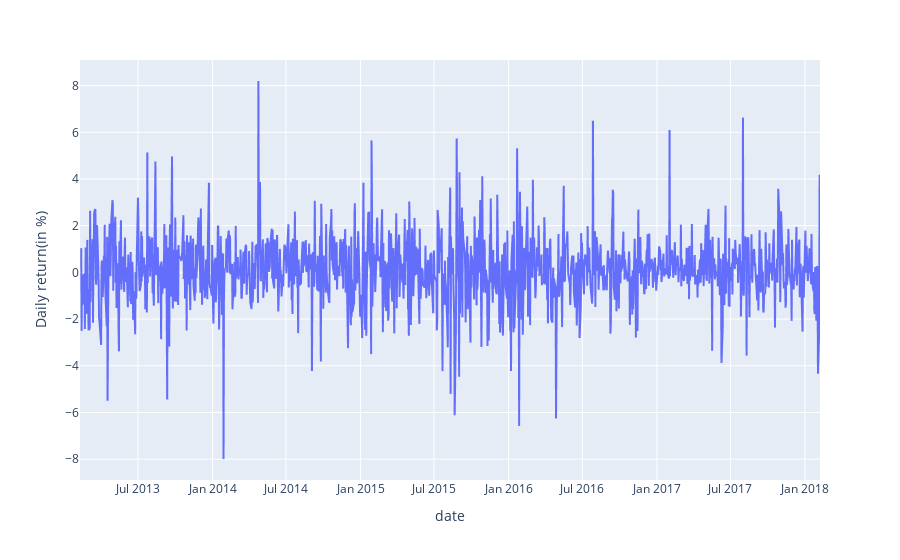

The notebook cell saved with this chart:
### Code cell
px.line(apple ,x='date', y='Daily return(in %)')

### Figure 1 — Plotly figure (JSON) as saved in the notebook; plotly's stock layout.template omitted (floating-point values rounded to 4 significant figures; data arrays with more than 128 entries replaced by an {"elided": "..."} marker saying what was removed)
{"data": [{"hovertemplate": "date=%{x}<br>Daily return(in %)=%{y}<extra></extra>", "legendgroup": "", "line": {"color": "#636efa", "dash": "solid"}, "marker": {"symbol": "circle"}, "mode": "lines", "name": "", "showlegend": false, "type": "scattergl", "x": {"elided": "1259 str values"}, "xaxis": "x", "y": {"elided": "1259 float values"}, "yaxis": "y"}], "layout": {"autosize": true, "legend": {"tracegroupgap": 0}, "margin": {"t": 60}, "xaxis": {"anchor": "y", "autorange": true, "domain": [0, 1], "range": ["2013-02-08", "2018-02-07"], "title": {"text": "date"}, "type": "date"}, "yaxis": {"anchor": "x", "autorange": true, "domain": [0, 1], "range": [-8.892, 9.098], "title": {"text": "Daily return(in %)"}, "type": "linear"}}}
